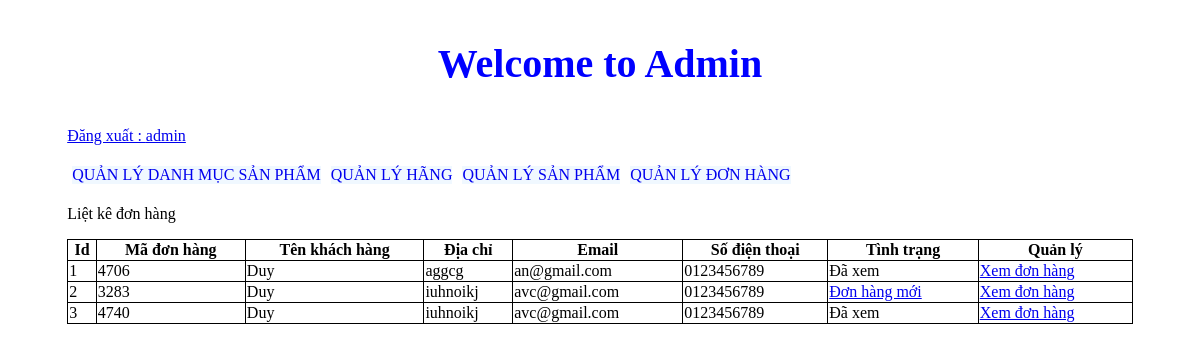
/admincp/index.php?action=quanlydonhang&query=lietke (signed in), run on the app's committed database.
### tables this page shows
CREATE TABLE `tbl_cart` (
  `id_cart` int(11) NOT NULL,
  `id_khachhang` int(11) NOT NULL,
  `code_cart` varchar(10) NOT NULL,
  `cart_status` int(11) NOT NULL
);

CREATE TABLE `tbl_dangky` (
  `id_dangky` int(11) NOT NULL,
  `tenkhachhang` varchar(200) NOT NULL,
  `email` varchar(100) NOT NULL,
  `diachi` varchar(200) NOT NULL,
  `matkhau` varchar(100) NOT NULL,
  `dienthoai` varchar(20) NOT NULL
);

### admincp/modules/quanlydonhang/lietke.php (the view)
<p>Liệt kê đơn hàng</p>
<?php
	$sql_lietke_dh = "SELECT * FROM tbl_cart,tbl_dangky WHERE tbl_cart.id_khachhang=tbl_dangky.id_dangky ORDER BY tbl_cart.id_cart DESC";
	$query_lietke_dh = mysqli_query($mysqli,$sql_lietke_dh);
?>
<table style="width:100%" border="1" style="border-collapse: collapse;">
  <tr>
  	<th>Id</th>
    <th>Mã đơn hàng</th>
    <th>Tên khách hàng</th>
    <th>Địa chỉ</th>
    <th>Email</th>
    <th>Số điện thoại</th>
    <th>Tình trạng</th>
  	<th>Quản lý</th>
  </tr>
  <?php
  $i = 0;
  while($row = mysqli_fetch_array($query_lietke_dh)){
  	$i++;
  ?>
  <tr>
  	<td><?php echo $i ?></td>
    <td><?php echo $row['code_cart'] ?></td>
    <td><?php echo $row['tenkhachhang'] ?></td>
    <td><?php echo $row['diachi'] ?></td>
    <td><?php echo $row['email'] ?></td>
    <td><?php echo $row['dienthoai'] ?></td>
    <td>
    	<?php if($row['cart_status']==1){
    		echo '<a href="modules/quanlydonhang/xuly.php?code='.$row['code_cart'].'">Đơn hàng mới</a>';
    	}else{
    		echo 'Đã xem';
    	}
    	?>
    </td>
   	<td>
   		<a href="index.php?action=donhang&query=xemdonhang&code=<?php echo $row['code_cart'] ?>">Xem đơn hàng</a>
   	</td>
  </tr>
  <?php
  }
  ?>
</table>

### admincp/css/styleadmincp.css (style rules this page uses)
table, th, td { border: 1px solid black; border-collapse: collapse; }

### data on the page
tbl_cart: code_cart "4706", tbl_dangky.tenkhachhang "Duy", tbl_dangky.diachi "aggcg", tbl_dangky.email "an@gmail.com", tbl_dangky.dienthoai "0123456789", cart_status "Đã xem"
tbl_cart: code_cart "3283", tbl_dangky.tenkhachhang "Duy", tbl_dangky.diachi "iuhnoikj", tbl_dangky.email "avc@gmail.com", tbl_dangky.dienthoai "0123456789"
tbl_cart: code_cart "4740", tbl_dangky.tenkhachhang "Duy", tbl_dangky.diachi "iuhnoikj", tbl_dangky.email "avc@gmail.com", tbl_dangky.dienthoai "0123456789", cart_status "Đã xem"

### other printed values
$_SESSION['dangnhap'] "admin"
